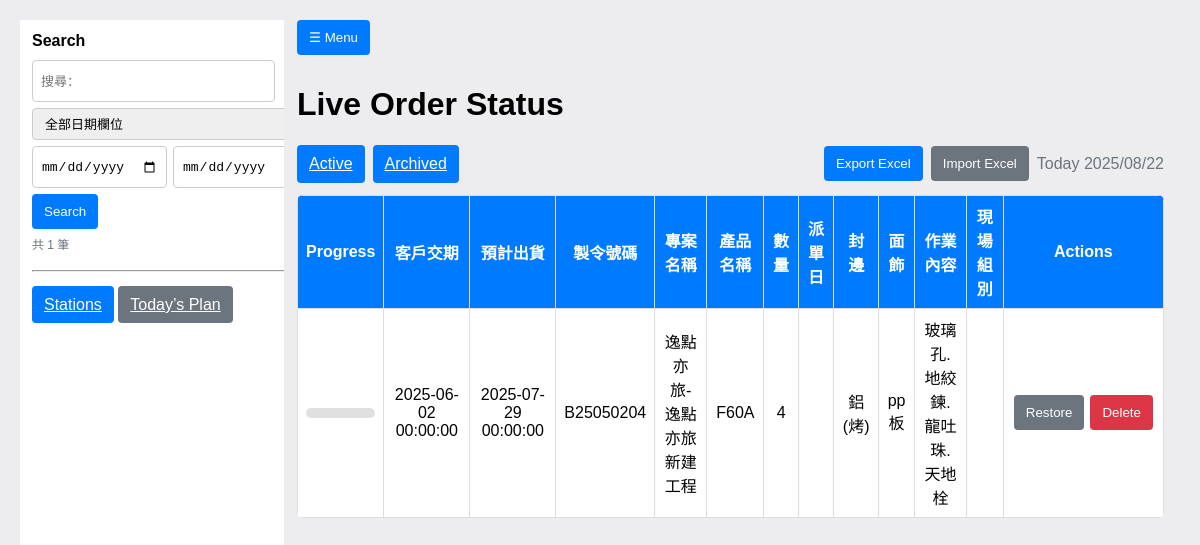
The page /archived on the database as committed earlier.
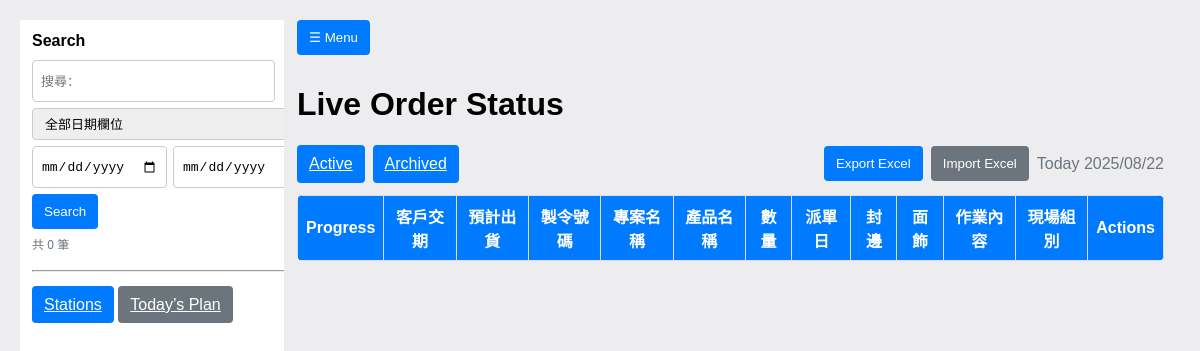
The same page on the database as committed later.
### models.py (models this page shows)
class Order(Base):
    __tablename__ = "orders"
    id = Column(Integer, primary_key=True, autoincrement=True)
    manufacture_code = Column(String)
    customer        = Column(String)
    product         = Column(String)
    demand_date     = Column(String)   # stored as text like "YYYY/MM/DD"
    delivery        = Column(String)   # stored as text
    quantity        = Column(Integer, default=0)
    datecreate      = Column(String)   # stored as text
    fengbian        = Column(String)
    wallpaper       = Column(String)
    jobdesc         = Column(Text)
    archived    = Column(Boolean, default=False)   # soft archive flag
    archived_at = Column(DateTime)                 # when it was archived
    created_at = Column(DateTime, default=datetime.utcnow)
    updated_at = Column(DateTime)
    tasks = relationship("Task", back_populates="order", cascade="all, delete-orphan")

### app.py (the view, shortened to what this page needs)
@app.route("/archived")
def archived_page():
    qtext = (request.args.get("q") or "").strip()
    dfield = (request.args.get("dfield") or "any").strip()   # any | demand | delivery | datecreate
    dfrom  = (request.args.get("dfrom")  or "").strip()
    dto    = (request.args.get("dto")    or "").strip()
    df = _ymd_digits(dfrom)
    dt = _ymd_digits(dto)
    if df and not dt:
        dt = df  # single-day filter if only start is provided
    def norm_col(col):
        return func.replace(func.replace(col, '-', ''), '/', '')
    def date_cond_for(col):
        c = norm_col(col)
        preds = []
        if df: preds.append(c >= df)
        if dt: preds.append(c <= dt)
        return and_(*preds) if preds else None
    today = datetime.today().strftime("%Y/%m/%d")
    with SessionLocal() as session:
        q = session.query(Order).filter(Order.archived == True)
        orders = q.order_by(Order.id.desc()).all()
        vm = []
        for o in orders:
            done_q, total_q = order_progress(o)
            vm.append({
                "id": o.id,
                "manufacture_code": o.manufacture_code or "",
                "customer": o.customer or "",
                "product": o.product or "",
                "demand_date": o.demand_date or "",
                "delivery": o.delivery or "",
                "quantity": o.quantity or 0,
                "datecreate": o.datecreate or "",
                "fengbian": o.fengbian or "",
                "wallpaper": o.wallpaper or "",
                "jobdesc": o.jobdesc or "",
                "active_groups": ", ".join(recalc_active_groups(o)),
                "progress": (done_q, total_q),
                "sub_tasks": [
                    {
                        "id": t.id,
                        "group": t.group or "",
                        "task": t.task or "",
                        "quantity": t.quantity or 0,
                        "completed": t.completed or 0,
                        "remaining": max(0, (t.quantity or 0) - (t.completed or 0)),
                        "running": bool(getattr(t, "start_time", None) and not getattr(t, "stop_time", None)),
                        "started_at": (t.start_time.isoformat() if getattr(t, "start_time", None) else None),
                    } for t in o.tasks
                ]
            })
        return render_template("index.html", orders=vm, today_date=today, archived_page=True, qtext=qtext, dfield=dfield, dfrom=dfrom, dto=dto)

### app.py (called while the page is built)
def recalc_active_groups(order):
    groups = []
    for t in order.tasks:
        remaining = max(0, (t.quantity or 0) - (t.completed or 0))
        if remaining > 0 and t.group and t.group not in groups:
            groups.append(t.group)
    return groups

def order_progress(order):
    total_q = sum((t.quantity or 0) for t in order.tasks)
    done_q = sum((t.completed or 0) for t in order.tasks)
    return (done_q, total_q)

def _ymd_digits(s: str) -> str:
    if not s: return ""
    return re.sub(r"\D", "", s)

### templates/index.html (shortened to what this page needs)
<!DOCTYPE html>
<html lang="zh">
<head>
</head>
<body>
  <div class="layout">
  <aside class="sidebar" id="sidebar">
    <div class="brand">Search</div>
    <form method="get" action="{{ '/archived' if archived_page else '/' }}" class="sbm">
      <input type="text" name="q" id= "search-q" value="{{ qtext or '' }}"
             placeholder="搜尋：">
      <select name="dfield">
        <option value="any"        {{ 'selected' if (dfield or 'any')=='any' }}>全部日期欄位</option>
      </select>
      <div class="row">
        <input type="date" name="dfrom" value="{{ dfrom or '' }}">
        <input type="date" name="dto"   value="{{ dto or '' }}">
      </div>
      <div class="row">
        <button class="btn" type="submit">Search</button>
      </div>
      <div class="caption">共 {{ orders|length }} 筆{% if qtext or dfrom or dto %}（篩選中）{% endif %}</div>
      <hr style="margin:12px 0">
      <div class="nav" style="margin-top:6px">
        <a href="/stations" class="btn full">Stations</a>
        <a href="/stations?date={{ (today_date or '').replace('/','-') }}" class="btn full gray" style="margin-top:6px">
          Today’s Plan
        </a>
      </div>
    </form>
  </aside>
  <main class="content">
  <div style="display:flex;align-items:center;gap:12px;">
    <button class="btn hamburger" onclick="toggleSidebar()">☰ Menu</button>
  </div>
  <h1>Live Order Status</h1>
  <div class="toolbar">
    <div class="left">
      <a href="/" class="btn {{ '' if archived_page else 'blue' }}">Active</a>
      <a href="/archived" class="btn {{ 'blue' if archived_page else '' }}">Archived</a>
    </div>
    <div class="right">
      <button class="btn" onclick="location.href='/export/orders.xlsx'">Export Excel</button>
      <button class="btn gray" onclick="openModal('modal-import')">Import Excel</button>
      <span style="color:#6c757d">Today {{ today_date }}</span>
    </div>
  </div>
    <table>
      <tr>
        <th>Progress</th>
        <th>客戶交期</th>
        <th>預計出貨</th>
        <th>製令號碼</th>
        <th>專案名稱</th>
        <th>產品名稱</th>
        <th>數量</th>
        <th>派單日</th>
        <th>封邊</th>
        <th>面飾</th>
        <th>作業內容</th>
        <th>現場組別</th>
        <th>Actions</th>
      </tr>
      {% for o in orders %}
      <tr id="order-{{o.id}}"
        data-demand="{{ o.demand_date|e }}"
        data-delivery="{{ o.delivery|e }}"
        data-code="{{ o.manufacture_code|e }}"
        data-customer="{{ o.customer|e }}"
        data-product="{{ o.product|e }}"
        data-qty="{{ o.quantity }}"
        data-datecreate="{{ o.datecreate|e }}"
        data-fengbian="{{ o.fengbian|e }}"
        data-wallpaper="{{ o.wallpaper|e }}"
        data-jobdesc="{{ o.jobdesc|e }}">
        <td>
          <div class="progress-bar">
          </div>
        </td>
        <td>{{ o.demand_date }}</td>
        <td>{{ o.delivery }}</td>
        <td>{{ o.manufacture_code }}</td>
        <td>{{ o.customer }}</td>
        <td>{{ o.product }}</td>
        <td>{{ o.quantity }}</td>
        <td>{{ o.datecreate }}</td>
        <td>{{ o.fengbian }}</td>
        <td>{{ o.wallpaper }}</td>
        <td>{{ o.jobdesc }}</td>
        <td id="groups-{{o.id}}">{{ o.active_groups }}</td>
        <td class="actions-col">
          <div class="actions-group">
            {% if archived_page == False %}
              <button class="btn green" onclick="toggleDetails({{o.id}})">Expand</button>
              <button class="btn gray" onclick="openEditOrder({{ o.id }})">Edit</button>
              <button class="btn red" onclick="deleteOrder({{ o.id }})">Delete</button>
              <button class="btn gray" onclick="archiveOrder({{ o.id }})">Archive</button>
            {% else %}
              <button class="btn gray" onclick="restoreOrder({{ o.id }})">Restore</button>
              <button class="btn red" onclick="deleteOrder({{ o.id }})">Delete</button>
            {% endif %}
          </div>
        </td>
      </tr>
      {% endfor %}
    </table>
  </main>
  </div>
</body>
</html>

### templates/index.html (style rules this page uses)
body { font-family:Arial, sans-serif;background:#ededf0;margin:20px }
table { width:100%;border-collapse:collapse;background:#fff;border-radius:6px;overflow:hidden }
th,td { border:1px solid #ddd;padding:8px;text-align:center }
th { background:#007bff;color:#fff }
.btn { padding:10px 12px;border:0;border-radius:4px;color:#fff;background:#007bff;cursor:pointer }
input,select { height:auto;padding:10px 0px;font-size: 12px;border:1px solid #ccc;border-radius:4px;width:100% }
.btn.gray { background: #6c757d; }
.toolbar { display:flex;justify-content:space-between;align-items:center;gap:8px;flex-wrap:wrap;margin:12px 0 }
.toolbar .left,.toolbar .right { display:flex;align-items:center;gap:8px }
.layout { display:flex; min-height:100vh }
.sidebar { width:280px; background:#fff; border-right:1px solid #e9ecef; padding:14px; position:sticky; top:0; height:calc(100vh - 40px); overflow:auto; }
.content { flex:1; padding:0 16px }
.brand { font-weight:700; font-size:18px; margin-bottom:10px }
.sbm { margin-top:10px; display:grid; grid-template-columns:1fr; gap:8px }
.sbm input[type="text"], .sbm select, .sbm input[type="date"] { padding:6px 10px; width:100% }
.sbm .row { display:flex; gap:8px }
.sbm .caption { color:#6c757d; font-size:12px }
.hamburger { display:none }
.sidebar { transition: left .2s ease, width .2s ease }
.hamburger { display:inline-flex; position:sticky; top:10px; margin-bottom:10px }
.layout { display:flex; }
.sidebar { flex:0 0 280px; position:sticky; top:20px; height:calc(100vh - 40px); overflow:auto; }
.content { flex:1; min-width:0; }
.sidebar { transition: left .2s ease, width .2s ease, padding .2s ease; }
.hamburger { display:inline-flex; align-items:center; gap:6px; position:sticky; top:10px; margin-bottom:10px; z-index:6; }
.sidebar { flex:0 0 240px; }
.brand { font-size:16px; margin:0 0 6px; }
.sidebar { padding:12px; }
.sbm { gap:6px; }
.sbm input[type="text"], .sbm select, .sbm input[type="date"] { padding:4px 8px; font-size:13px; height:32px; }
.sbm .row { gap:6px; }
.hamburger { margin-right:12px; }
.content { padding-left:12px; }
#search-q { width: 225px; height: 32px; padding: 4px 8px; font-size: 13px; }
.sbm select, .sbm input[type="date"] { height:32px; }

Rows that differ between the two databases and show on the page:
no longer on this page (row edited): Order: demand_date "2025-06-02 00:00:00", delivery "2025-07-29 00:00:00", manufacture_code "B25050204", customer "逸點亦旅-逸點亦旅新建工程", product "F60A", quantity "4", fengbian "鋁(烤)", wallpaper "pp板", jobdesc "玻璃孔.地絞鍊.龍吐珠.天地栓"
Other text that changed with them:
{{ orders|length }}: "1" → "0"
